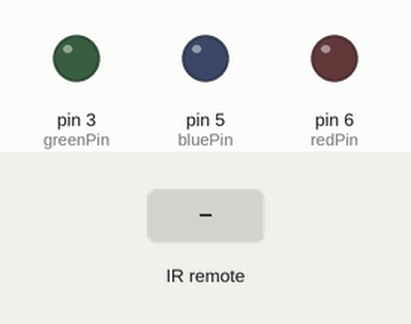
The sketch below on a simulated Arduino Uno, built with avr-gcc and run on an emulated ATmega328P. Shown: output pins drawn as LEDs (lit = HIGH). The test bench sets the inputs (shaded band).

Above: at 1.2 s.
1.3 s: infrared code 0x72E9 received
At 2.5 s:
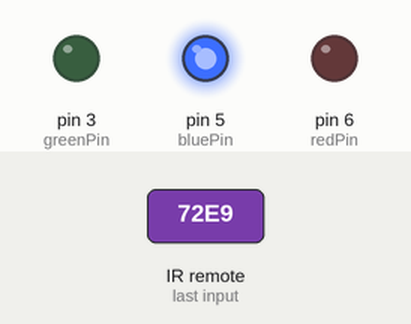
2.8 s: infrared code 0x12E9 received
At 3.8 s:
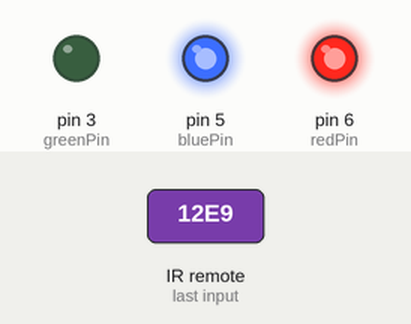
4.3 s: infrared code 0x52E9 received
At 5.0 s:
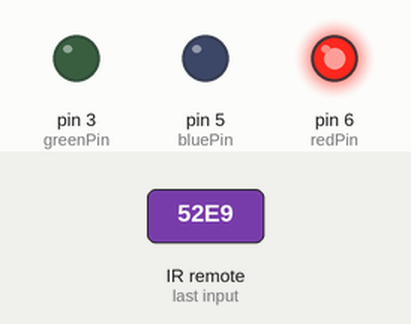
5.8 s: infrared code 0x32E9 received
At 6.2 s:
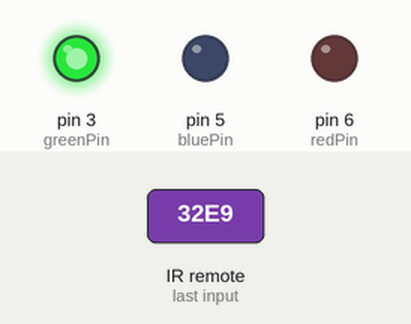
Timing chart, 0 to 8.3 s (numbered marks = the images above; inputs shaded):
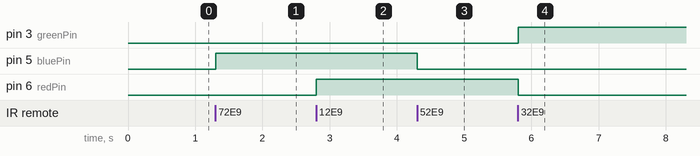

The sketch:

remote_control_led.ino
```cpp
#include <IRremote.h>

int RECV_PIN = 11;
IRrecv irrecv(RECV_PIN);
decode_results res;

int redPin = 6;
int bluePin = 5;
int greenPin = 3;


void setup() {

  irrecv.enableIRIn();
  pinMode(redPin, OUTPUT);
  pinMode(bluePin, OUTPUT);
  pinMode(greenPin, OUTPUT);
}

void loop() {
   if(irrecv.decode(&res)){
    //Serial.println(res.value);
    switch(res.value){
      case 29417: digitalWrite(redPin, LOW);
                  digitalWrite(greenPin, LOW);
                  digitalWrite(bluePin, HIGH);
                  break;

      case 4841: digitalWrite(redPin, HIGH);
                  digitalWrite(greenPin, LOW);
                  digitalWrite(bluePin, HIGH);
                  break;

      case 21225: digitalWrite(redPin, HIGH);
                  digitalWrite(greenPin, LOW);
                  digitalWrite(bluePin, LOW);
                  break;

      case 13033: digitalWrite(redPin, LOW);
                  digitalWrite(greenPin, HIGH);
                  digitalWrite(bluePin, LOW);
                  break;

    }

    irrecv.resume();
   }

  delay(100);
}
```

Measured:
- after the input at 1.3 s, pin 5 (bluePin): LOW → HIGH at once
- after the input at 2.8 s, pin 6 (redPin): LOW → HIGH at once
- after the input at 4.3 s, pin 5 (bluePin): HIGH → LOW at once
- after the input at 5.8 s, pin 3 (greenPin): LOW → HIGH at once; pin 6 (redPin): HIGH → LOW at once
